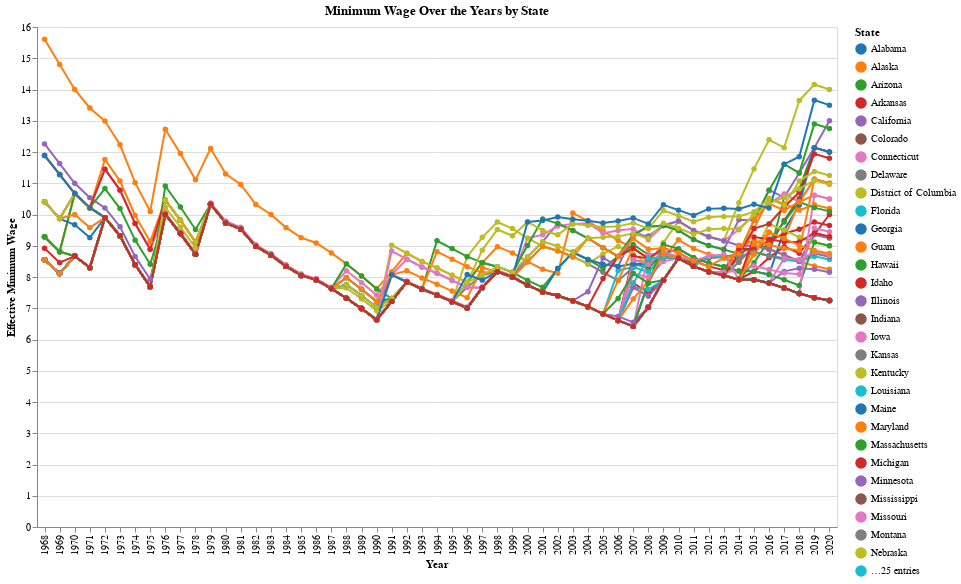

Source (notebook cell):
### Code cell
import altair as alt
import pandas as pd
import seaborn as sns

# Sample data
# Ensure you have the 'wage_data' DataFrame defined with the appropriate columns

# Your existing code for color palette
colors = sns.color_palette("husl", n_colors=len(wage_data['State'].unique()))
state_colors = dict(zip(wage_data['State'].unique(), colors))

# Melt the dataframe for Altair
data_melted_wage = pd.melt(wage_data, id_vars=['Year', 'State'], value_vars=['Effective.Minimum.Wage.2020.Dollars'], var_name='Wage Type', value_name='Effective Minimum Wage')

# Altair line plot
line_plot_wage = alt.Chart(data_melted_wage).mark_line(point=True).encode(
    x='Year:O',
    y='Effective Minimum Wage:Q',
    color=alt.Color('State:N', scale=alt.Scale(scheme='category10'), legend=alt.Legend(title='State')),
    tooltip=['Year:N', 'Effective Minimum Wage:Q']
).properties(
    width=800,
    height=500,
    title='Minimum Wage Over the Years by State'
)



# Save the data as a JSON file
data_melted_wage.to_json('altair_minimum_wage_data.json', orient='records')
line_plot_wage

### Figure 1 — Vega-Lite specification as saved in the notebook (floating-point values rounded to 4 significant figures; data arrays with more than 128 entries replaced by an {"elided": "..."} marker saying what was removed)
{"config": {"view": {"continuousWidth": 300, "continuousHeight": 300}}, "data": {"name": "data-de9d962c82d7205add70bd79c23a81d7"}, "mark": {"type": "line", "point": true}, "encoding": {"color": {"field": "State", "legend": {"title": "State"}, "scale": {"scheme": "category10"}, "type": "nominal"}, "tooltip": [{"field": "Year", "type": "nominal"}, {"field": "Effective Minimum Wage", "type": "quantitative"}], "x": {"field": "Year", "type": "ordinal"}, "y": {"field": "Effective Minimum Wage", "type": "quantitative"}}, "height": 500, "title": "Minimum Wage Over the Years by State", "width": 800, "$schema": "https://vega.github.io/schema/vega-lite/v5.16.3.json", "datasets": {"data-de9d962c82d7205add70bd79c23a81d7": {"elided": "2862 records"}}}
